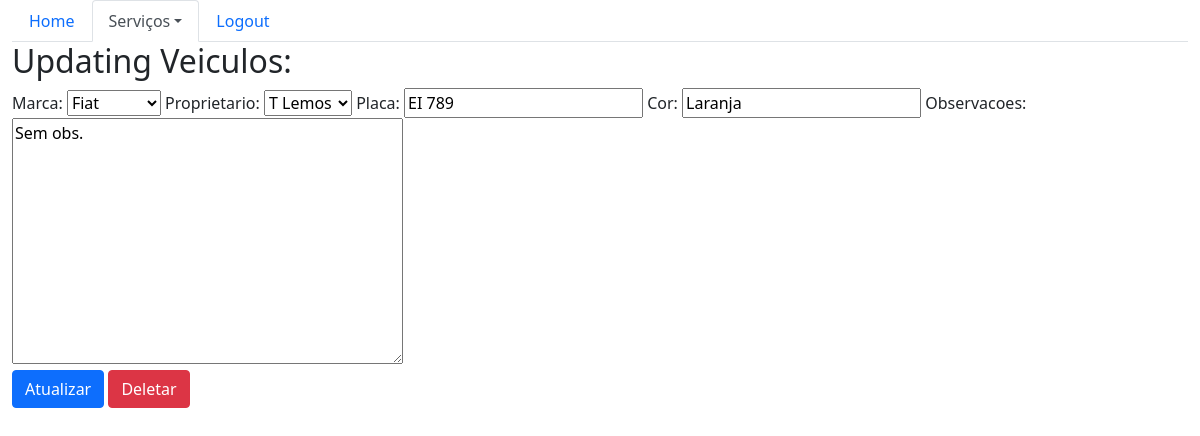
/sistema/veiculo-update/3 (signed in), run on the app's committed database.
### core/models.py (models this page shows, shortened)
class Veiculo(models.Model):
    marca = models.ForeignKey(Marca, on_delete=models.CASCADE)
    proprietario = models.ForeignKey(Pessoa, on_delete=models.CASCADE)
    placa = models.CharField(max_length=20)
    cor = models.CharField(max_length=15)
    observacoes = models.TextField(max_length=200)

### core/views.py (the view)
# urls.py: path("veiculo-update/<id>", veiculo_update, name='core_veiculo_update'),
@login_required
def veiculo_update(request, id):
    data = {}
    veiculo = Veiculo.objects.get(id=id)
    form = VeiculoForm(request.POST or None, instance=veiculo)
    data['veiculo'] = veiculo
    data['form'] = form
    if request.method == 'POST':
        if form.is_valid:
            form.save()
            return redirect('core_lista_veiculos')
    else:
        return render(request, 'core/update_veiculo.html', data)

### core/forms.py
class VeiculoForm(ModelForm):
    class Meta:
        model = Veiculo
        fields = '__all__'

### core/models.py (called while the page is built)
    def __str__(self):
        return self.nome

    def __str__(self):
        return self.nome

### core/templates/core/update_veiculo.html (shortened to what this page needs)
{% extends 'base.html' %}
{% load bootstrap %}
{%block menu%}
    <ul class="nav nav-tabs">
        <li class="nav-item">
          <a class="nav-link " href="{% url 'core_home' %}">Home</a>
        </li>
        <li class="nav-item dropdown">
          <a class="nav-link dropdown-toggle active" data-toggle="dropdown" href="#" role="button" aria-haspopup="true" aria-expanded="false">Serviços</a>
        </li>
        <li class="nav-item">
          <a class="nav-link" href="#">Logout</a>
        </li>
    </ul>
{%endblock%}
{%block main%}
<div class="row">
    <div class="col-sm-12">
    <h2>Updating Veiculos:</h2>
    <form action="{%url 'core_veiculo_update' veiculo.id %}" method="POST">
        {{form|bootstrap}}
    <br>
        <button type="submit" class="btn btn-primary">Atualizar</button>
        <a href="{% url 'core_veiculo_delete' veiculo.id %}" class="btn btn-danger">Deletar</a>
    </form>
    </div>
</div>
{%endblock%}

### data on the page
Veiculo: marca "Fiat", proprietario "T Lemos", placa "EI 789", cor "Laranja", observacoes "Sem obs."
